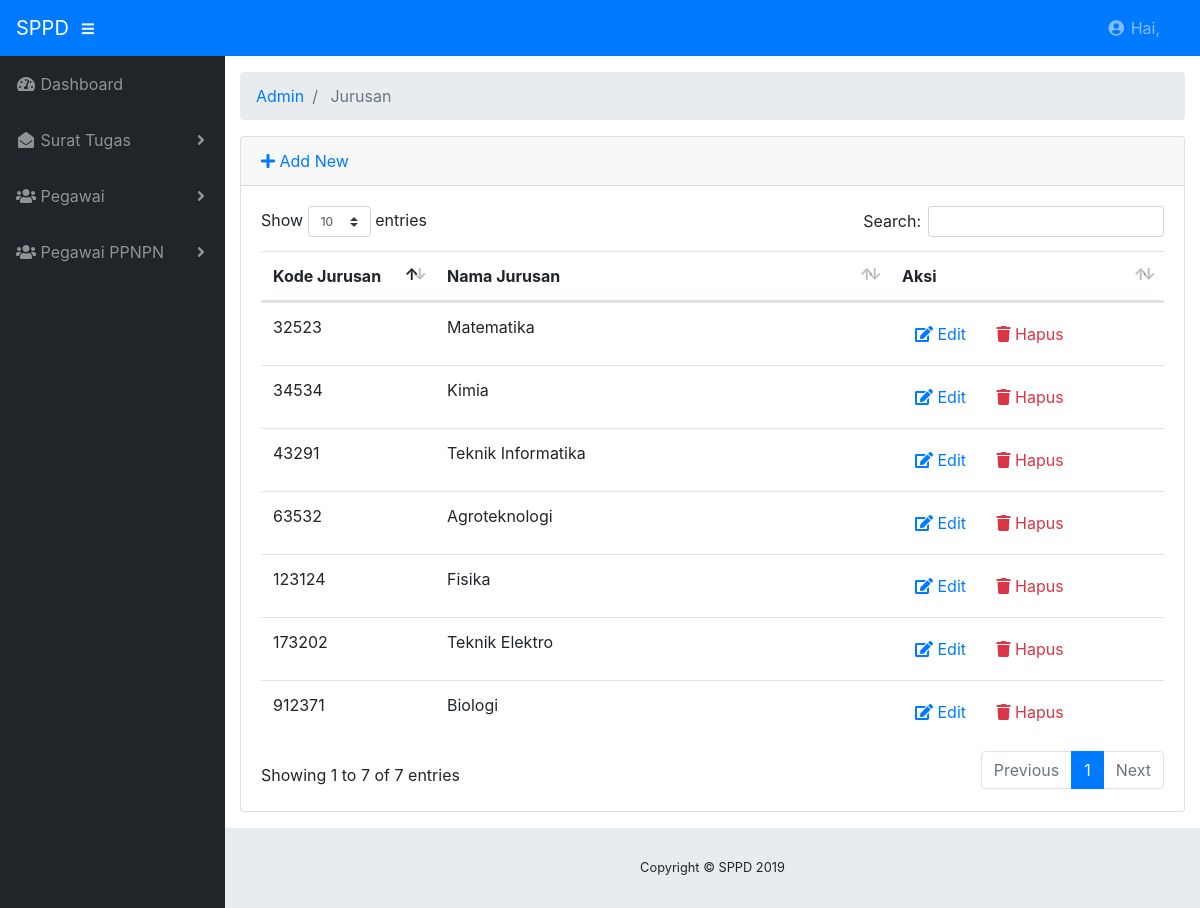
Screenshot of /index.php/admin/jurusan with the database file from the repository.
### tables this page shows
CREATE TABLE `jurusan` (
  `kode_jurusan` varchar(100) NOT NULL,
  `nama` varchar(100) NOT NULL
);

### application/controllers/admin/Jurusan.php (called while the page is built, shortened)
<?php
class Jurusan extends CI_Controller
{
    public function __construct()
    {
        $this->load->model("jurusan_model");
        $this->load->library('form_validation');
    }
    public function index()
    {
        $data["jurusan"] = $this->jurusan_model->getAll();
        $this->load->view("admin/jurusan/list", $data);
    }
}

### index.php (called while the page is built, shortened)
<?php
require_once BASEPATH.'core/CodeIgniter.php';

### application/models/Jurusan_model.php (called while the page is built, shortened)
<?php defined('BASEPATH') OR exit('No direct script access allowed');
class Jurusan_model extends CI_Model
{
    private $_table = "jurusan";
    public function getAll()
    {
        return $this->db->get($this->_table)->result();
    }
}

### application/views/admin/jurusan/list.php (the view, shortened to what this page needs)
<!DOCTYPE html>
<html lang="en">
<head>
</head>
<body id="page-top">
	<div id="wrapper">
		<div id="content-wrapper">
			<div class="container-fluid">
				<div class="card mb-3">
					<div class="card-header">
						<a href="<?php echo site_url('admin/jurusan/add') ?>"><i class="fas fa-plus"></i> Add New</a>
					</div>
					<div class="card-body">
						<div class="table-responsive">
							<table class="table table-hover" id="dataTable" width="100%" cellspacing="0">
								<thead>
									<tr>
										<th>Kode Jurusan</th>
										<th>Nama Jurusan</th>
										<th>Aksi</th>
									</tr>
								</thead>
								<tbody>
									<?php foreach ($jurusan as $jurusan): ?>
									<tr>
										<td width="150">
											<?php echo $jurusan->kode_jurusan ?>
										</td>
										<td>
											<?php echo $jurusan->nama ?>
										</td>
										<td width="250">
											<a href="<?php echo site_url('admin/jurusan/edit/'.$jurusan->kode_jurusan) ?>"
											 class="btn btn-small"><i class="fas fa-edit"></i> Edit</a>
											<a onclick="deleteConfirm('<?php echo site_url('admin/jurusan/delete/'.$jurusan->kode_jurusan) ?>')"
											 href="#!" class="btn btn-small text-danger"><i class="fas fa-trash"></i> Hapus</a>
										</td>
									</tr>
									<?php endforeach; ?>
								</tbody>
							</table>
						</div>
					</div>
				</div>
			</div>
		</div>
	</div>
</body>
</html>

### css/sb-admin.css (style rules this page uses)
html { position: relative; min-height: 100%; }
body { height: 100%; }
#wrapper { display: -webkit-box; display: -ms-flexbox; display: flex; }
#wrapper #content-wrapper { overflow-x: hidden; width: 100%; padding-top: 1rem; padding-bottom: 80px; }
:root { --input-padding-x: 0.75rem; --input-padding-y: 0.75rem; }

### rows the page displays
jurusan: kode_jurusan "123124", nama "Fisika"
jurusan: kode_jurusan "173202", nama "Teknik Elektro"
jurusan: kode_jurusan "32523", nama "Matematika"
jurusan: kode_jurusan "34534", nama "Kimia"
jurusan: kode_jurusan "43291", nama "Teknik Informatika"
jurusan: kode_jurusan "63532", nama "Agroteknologi"
jurusan: kode_jurusan "912371", nama "Biologi"

### other values shown
SITE_NAME "SPPD"
$segment "Admin"
$segment "Jurusan"
Date('Y') "2019"
